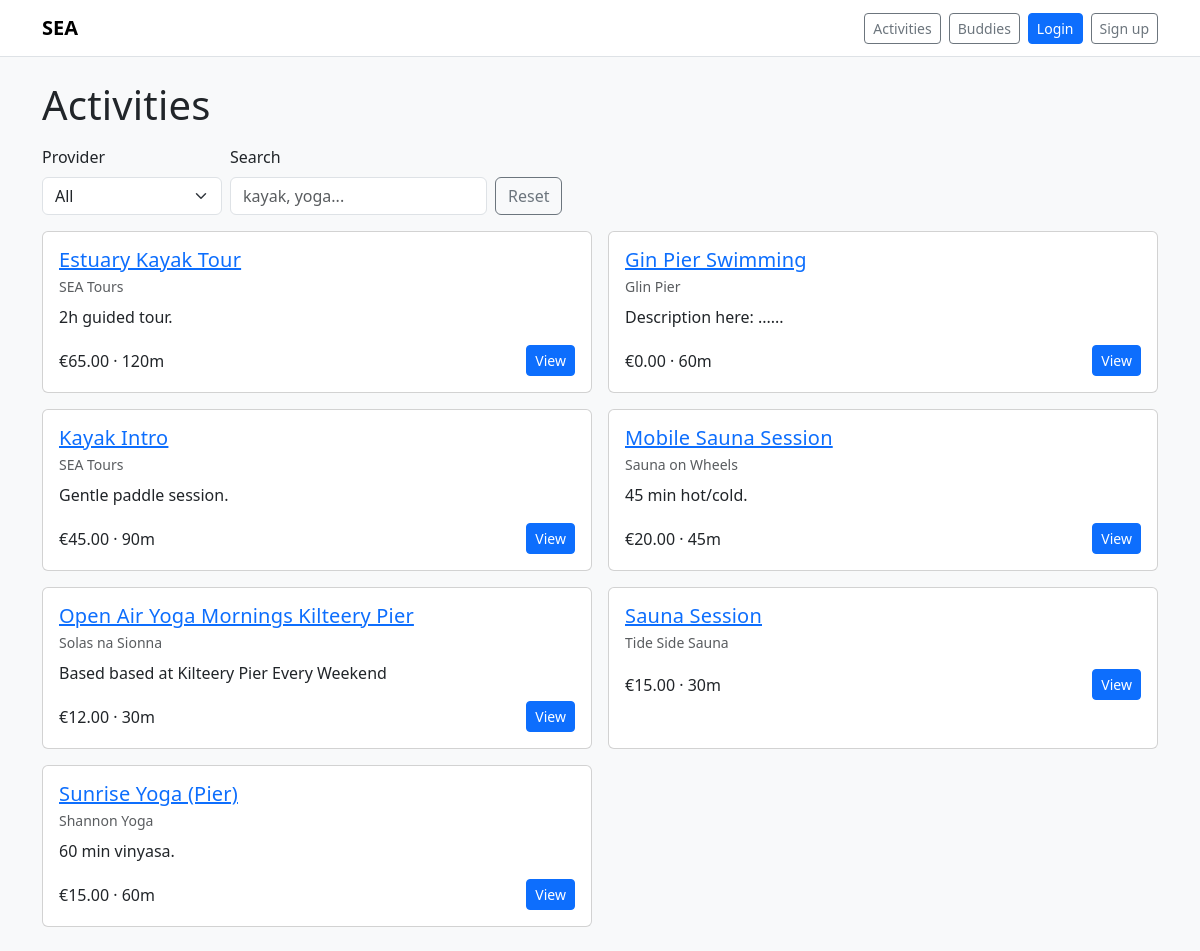
/activities/, run on an earlier commit of the app's database.
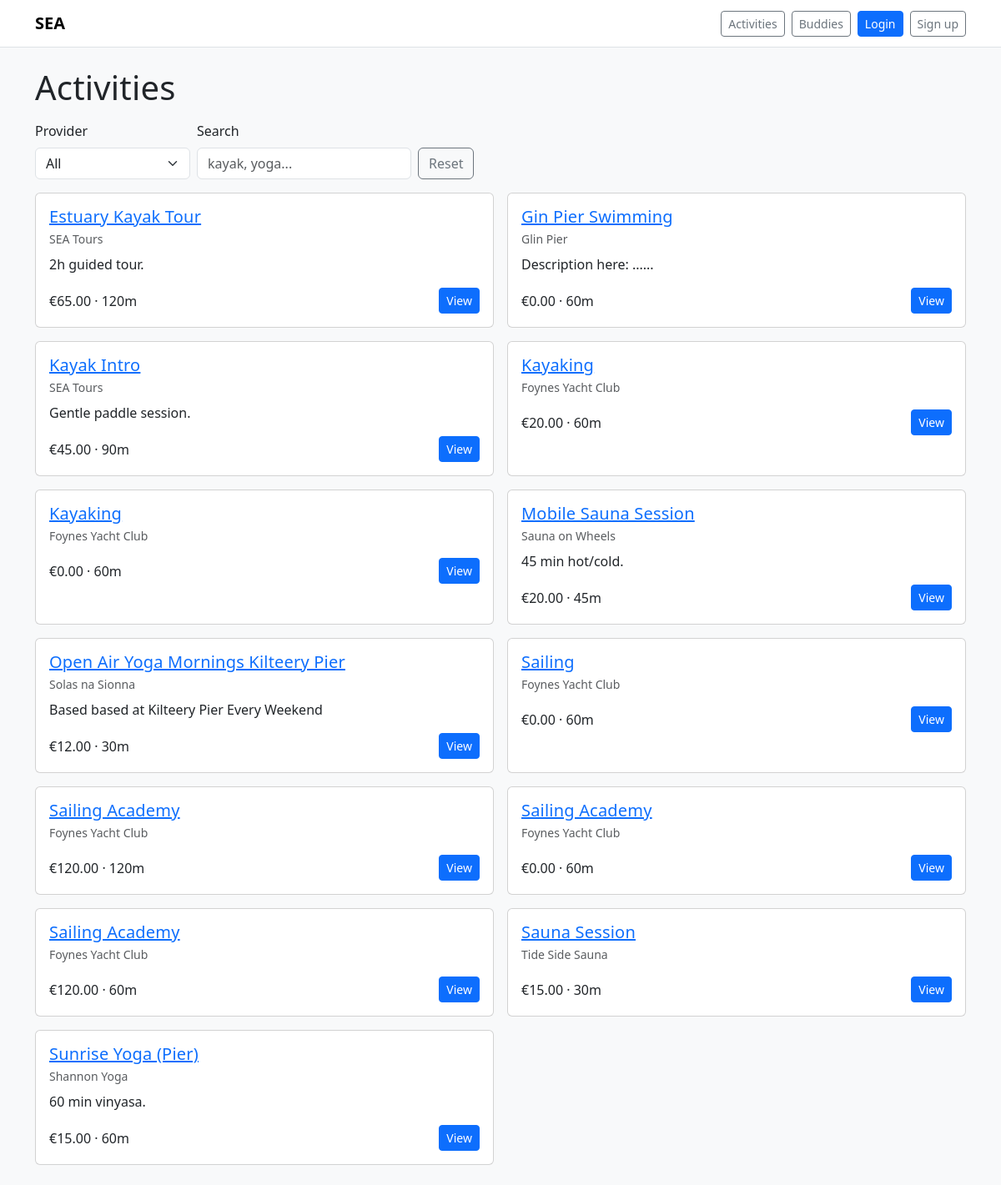
And on a later commit of the database.
### activities/models.py (models this page shows, shortened)
class Activity(models.Model):
    provider = models.ForeignKey(Provider, on_delete=models.CASCADE, related_name="activities")
    title = models.CharField(max_length=160)
    description = models.TextField(blank=True, default="")
    price = models.DecimalField(max_digits=8, decimal_places=2, default=0)
    duration_minutes = models.PositiveIntegerField(default=60)
    capacity = models.PositiveIntegerField(default=8)
    created_at = models.DateTimeField(auto_now_add=True)
    spot = models.ForeignKey(
        "core.Spot",
        null=True, blank=True,
        on_delete=models.SET_NULL,
        related_name="activities",
        help_text="Where this activity happens."
    )
    class Meta:
        ordering = ["title"]

class Provider(models.Model):
    name = models.CharField(max_length=120)
    contact_email = models.EmailField(blank=True, default="")

### activities/views.py (the view)
# urls.py: path("", views.activity_list, name="list"),
def activity_list(request):
    qs = Activity.objects.select_related("provider").order_by("title")
    providers = Provider.objects.order_by("name")
    provider_id = request.GET.get("provider") or ""
    q = request.GET.get("q") or ""
    if provider_id.isdigit():
        qs = qs.filter(provider_id=provider_id)
    if q:
        qs = qs.filter(Q(title__icontains=q) | Q(description__icontains=q))
    ctx = {
        "activities": qs,
        "providers": providers,
        "selected_provider": provider_id,
        "q": q,
    }
    if getattr(request, "htmx", False):
        return render(request, "activities/partials/_list.html", ctx)
    return render(request, "activities/list.html", ctx)

### templates/activities/list.html (shortened to what this page needs)
{% extends "base.html" %}
{% block content %}
<h1 class="mb-3">Activities</h1>
<form class="row gy-2 gx-2 align-items-end mb-3"
      hx-get="{% url 'activities:list' %}"
      hx-target="#activity-list"
      hx-push-url="true">
  <div class="col-auto">
    <label class="form-label">Provider</label>
    <select name="provider" class="form-select" onchange="this.form.requestSubmit()">
    <option value="">All</option>
    </select>
  </div>
  <div class="col-auto">
    <label class="form-label">Search</label>
    <input type="text" class="form-control" name="q" value="{{ q }}"
           placeholder="kayak, yoga..." oninput="this.form.requestSubmit()">
  </div>
  <div class="col-auto">
    <a class="btn btn-outline-secondary mt-4" href="{% url 'activities:list' %}">Reset</a>
  </div>
</form>
<div id="activity-list">
  {% include "activities/partials/_list.html" %}
</div>
{% endblock %}

### templates/activities/partials/_list.html
{% if activities %}
  <div class="row row-cols-1 row-cols-md-2 g-3">
    {% for a in activities %}
      <div class="col">
        <div class="card h-100">
          <div class="card-body">
            <h5 class="card-title mb-1">
              <a href="{% url 'activities:detail' a.id %}">{{ a.title }}</a>
            </h5>
            <div class="text-muted small mb-2">{{ a.provider.name }}</div>
            <p class="card-text">{{ a.description|truncatechars:140 }}</p>
            <div class="d-flex justify-content-between align-items-center">
              <span>€{{ a.price }} · {{ a.duration_minutes }}m</span>
              <a class="btn btn-sm btn-primary" href="{% url 'activities:detail' a.id %}">View</a>
            </div>
          </div>
        </div>
      </div>
    {% endfor %}
  </div>
{% else %}
  <div class="alert alert-secondary mb-0">No activities found.</div>
{% endif %}

What changed in the data, as far as the page shows it:
added Activity: title "Kayaking", provider.name "Foynes Yacht Club", price "20.00", duration_minutes "60"
added Activity: title "Kayaking", provider.name "Foynes Yacht Club", price "0.00", duration_minutes "60"
added Activity: title "Sailing", provider.name "Foynes Yacht Club", price "0.00", duration_minutes "60"
added Activity: title "Sailing Academy", provider.name "Foynes Yacht Club", price "120.00", duration_minutes "120"
added Activity: title "Sailing Academy", provider.name "Foynes Yacht Club", price "0.00", duration_minutes "60"
added Activity: title "Sailing Academy", provider.name "Foynes Yacht Club", price "120.00", duration_minutes "60"
